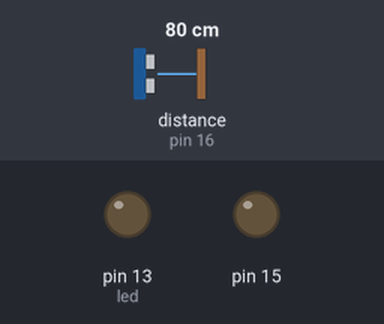
Recording of a sketch running on a simulated Arduino Nano, built with avr-gcc and run on an emulated ATmega328P. Parts: output pins drawn as LEDs (lit = HIGH). Wiring (inferred from the names in the program): ultrasonic range finder: trigger pin 17; echo pin 16. The inputs (shaded band) are chosen by the test bench; at power-on: distance to the obstacle (sensor on pin 16) 80 cm. The echo pulse lasts 58.3 µs per cm; pins used as bus, display or sensor lines are not drawn; what the sketch prints to the serial monitor is not drawn.

Above: at 1.2 s.
1.3 s: distance to the obstacle (sensor on pin 16) set to 2 cm
At 1.7 s:
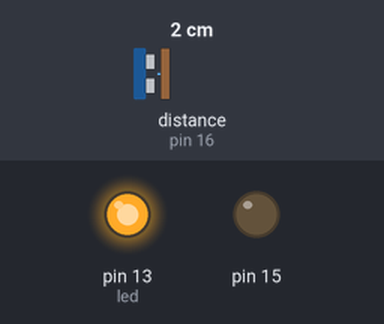
2.8 s: distance to the obstacle (sensor on pin 16) set to 4 cm
At 3.7 s:
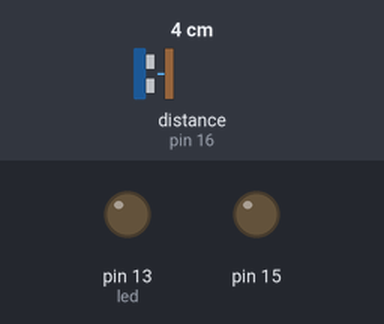
Timing chart, 0 to 5.8 s (numbered marks = the images above; inputs shaded):
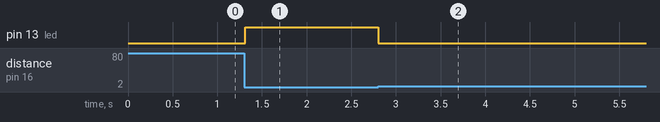

Measured:
- after the input at 1.3 s, pin 13 (led): LOW → HIGH at once
- after the input at 2.8 s, pin 13 (led): HIGH → LOW at once

The sketch:

sonar.ino
```cpp
#define MINI
//#define DEBUG


#ifdef NANO
  #define trigPin 2
  #define echoPin 3
  #define led 13
  #define GND 10
#endif
#ifdef MINI
  #define trigPin 17
  //#define trigPin A3
  #define echoPin 16
  //#define echoPin A2
  #define led 13
  #define GND 15
#endif

long duration, distance;
unsigned long atual_time,last_time;

void setup() {
  Serial.begin (115200);
  pinMode(trigPin, OUTPUT);
  pinMode(echoPin, INPUT);
  pinMode(led, OUTPUT);
  pinMode(15, OUTPUT);
  digitalWrite(15, LOW);  // Added this line
  atual_time = last_time = millis();
}

void loop()
{
  digitalWrite(trigPin, LOW);
  delayMicroseconds(2);
  digitalWrite(trigPin, HIGH);
  delayMicroseconds(10);
  digitalWrite(trigPin, LOW);
  //duration = pulseIn(echoPin, HIGH,11000); //3.4m timeout
  duration = pulseIn(echoPin, HIGH,18000); //3.4m timeout
  distance = (duration/2) / 29.1;

  #if 1
  if (distance < 2)
    distance=2;
  else
    if(distance > 200)
      distance = 200;
  #endif

  if(distance==2 || distance ==200)
    digitalWrite(led,HIGH);
  else
    digitalWrite(led,LOW);

  while(atual_time-last_time<15)
    atual_time=millis();


    Serial.print("R");
    Serial.print((char)distance);
    #ifdef DEBUG
    Serial.print(",");
    Serial.print(distance); //debug

    Serial.print(",");
    Serial.print(duration);

    Serial.print(",");
    Serial.print(atual_time-last_time);

    Serial.println();
    #endif

    last_time=atual_time;

}
```
